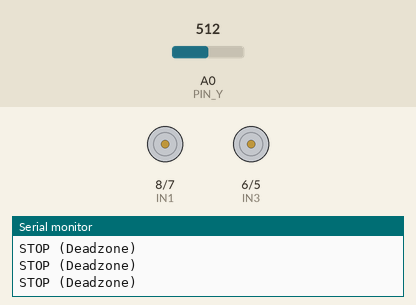
This sketch was run on a simulated Arduino Uno, built with avr-gcc and run on an emulated ATmega328P. Parts: motor-driver pin pairs drawn as motors (green arrow = first pin HIGH = forward, orange = second pin HIGH = backward, longer = more drive, scaled by the enable pin), the last lines printed to the serial monitor. The inputs (shaded band) are chosen by the test bench; at power-on: A0 (PIN_Y) = 512.

Above: at 1.2 s.
1.3 s: A0 (PIN_Y) set to 586
2.8 s: A0 (PIN_Y) set to 601
4.3 s: A0 (PIN_Y) set to 390
At 5.5 s:
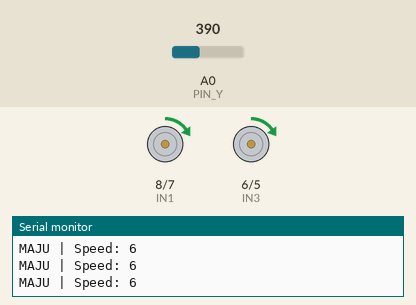
5.8 s: A0 (PIN_Y) set to 410
At 7.0 s:
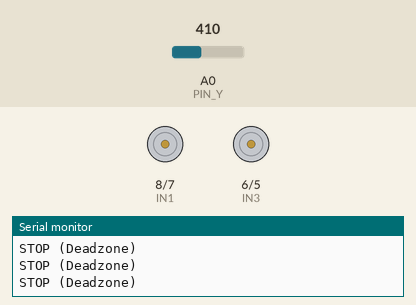
7.3 s: A0 (PIN_Y) set to 610
At 8.5 s:
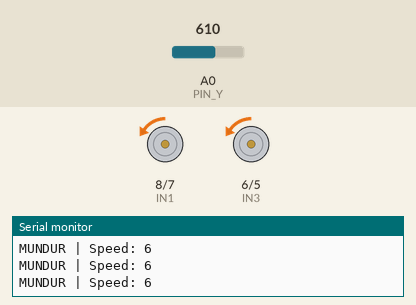
8.8 s: A0 (PIN_Y) set to 716
At 9.7 s:
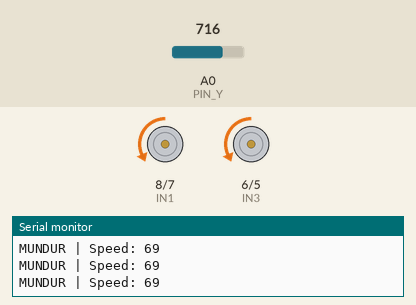
Timing chart, 0 to 11.3 s (numbered marks = the images above; inputs shaded):
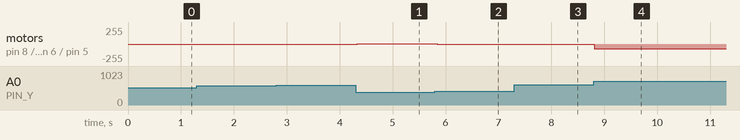

Measured:
- after the input at 4.3 s, motor on pin 8 (IN1) / pin 7 (IN2), motor on pin 6 (IN3) / pin 5 (IN4): stopped → forward 6/255 at once
- after the input at 5.8 s, motor on pin 8 (IN1) / pin 7 (IN2), motor on pin 6 (IN3) / pin 5 (IN4): forward 6/255 → stopped at once
- after the input at 7.3 s, motor on pin 8 (IN1) / pin 7 (IN2), motor on pin 6 (IN3) / pin 5 (IN4): stopped → backward 6/255 after 0.05 s
- after the input at 8.8 s, motor on pin 8 (IN1) / pin 7 (IN2), motor on pin 6 (IN3) / pin 5 (IN4): backward 6/255 → backward 69/255 at once

The sketch:

joystick-dual-motor.ino
```cpp
/*
 * PROJECT: Analog Joystick Motor Control
 * HARDWARE: Arduino Uno + L298N + Joystick Module + 1x DC Motor
 * LOGIC: Analog Read, Deadzone, dan Konversi Skala (Mapping)
 */

// --- 1. DEFINISI PIN ---
#define PIN_Y A0   // Sumbu Y Joystick (Maju/Mundur)


// roda 1
// Pin Motor A (L298N)
#define ENA 9         // Kontrol Kecepatan (Wajib Pin PWM)
#define IN1 8      // Kontrol Arah 1
#define IN2 7      // Kontrol Arah 2


// roda 2
#define ENB 3        // Kontrol Kecepatan (Wajib Pin PWM)
#define IN3 6      // Kontrol Arah 1
#define IN4 5      // Kontrol Arah 2

void setup() {
  Serial.begin(9600);

  pinMode(ENA, OUTPUT);
  pinMode(IN1, OUTPUT);
  pinMode(IN2, OUTPUT);
  pinMode(ENB, OUTPUT);
  pinMode(IN3, OUTPUT);
  pinMode(IN4, OUTPUT);
}


void loop() {
  // 1. Baca nilai sumbu Y dari Joystick (Hasil: 0 - 1023)

  int nilaiY = analogRead(PIN_Y);
  int kecepatan = 0; // Variabel untuk menyimpan hasil konversi PWM

  // --- 2. LOGIKA KONTROL (DEADZONE & MAPPING) ---

  // KONDISI A: Joystick didorong ke ATAS (Nilai < 400)
  // Catatan: Arah dorong bisa menghasilkan 0 atau 1023 tergantung posisi fisik joystick.
  if (nilaiY < 400) {
    // Ubah skala: 400 (pelan) menuju 0 (ngebut) -> dikonversi jadi 0 sampai 255
    kecepatan = map(nilaiY, 400, 0, 0, 255);

    // Motor kiri Maju
    digitalWrite(IN1, HIGH);
    digitalWrite(IN2, LOW);
    analogWrite(ENA, kecepatan);


    // Motor kanan Maju
    digitalWrite(IN3, HIGH);
    digitalWrite(IN4, LOW);
    analogWrite(ENB, kecepatan);

    Serial.print("MAJU | Speed: ");
    Serial.println(kecepatan);
  }

  // KONDISI B: Joystick ditarik ke BAWAH (Nilai > 600)
  else if (nilaiY > 600) {
    // Ubah skala: 600 (pelan) menuju 1023 (ngebut) -> dikonversi jadi 0 sampai 255
    kecepatan = map(nilaiY, 600, 1023, 0, 255);

    // Motor Mundur (Logika IN1 dan IN2 dibalik)
    digitalWrite(IN1, LOW);
    digitalWrite(IN2, HIGH);
    analogWrite(ENA, kecepatan);

    // Motor kanan Mundur
    digitalWrite(IN3, LOW);
    digitalWrite(IN4, HIGH);
    analogWrite(ENB, kecepatan);

    Serial.print("MUNDUR | Speed: ");
    Serial.println(kecepatan);
  }

  // KONDISI C: Joystick di TENGAH (Deadzone 400 - 600)
  else {
    // Motor Berhenti
    digitalWrite(IN1, LOW);
    digitalWrite(IN2, LOW);
    analogWrite(ENA, 0);

    digitalWrite(IN3, LOW);
    digitalWrite(IN4, LOW);
    analogWrite(ENB, 0);

    Serial.println("STOP (Deadzone)");
  }

  // Delay kecil untuk stabilitas pembacaan serial
  delay(50);
}
```
